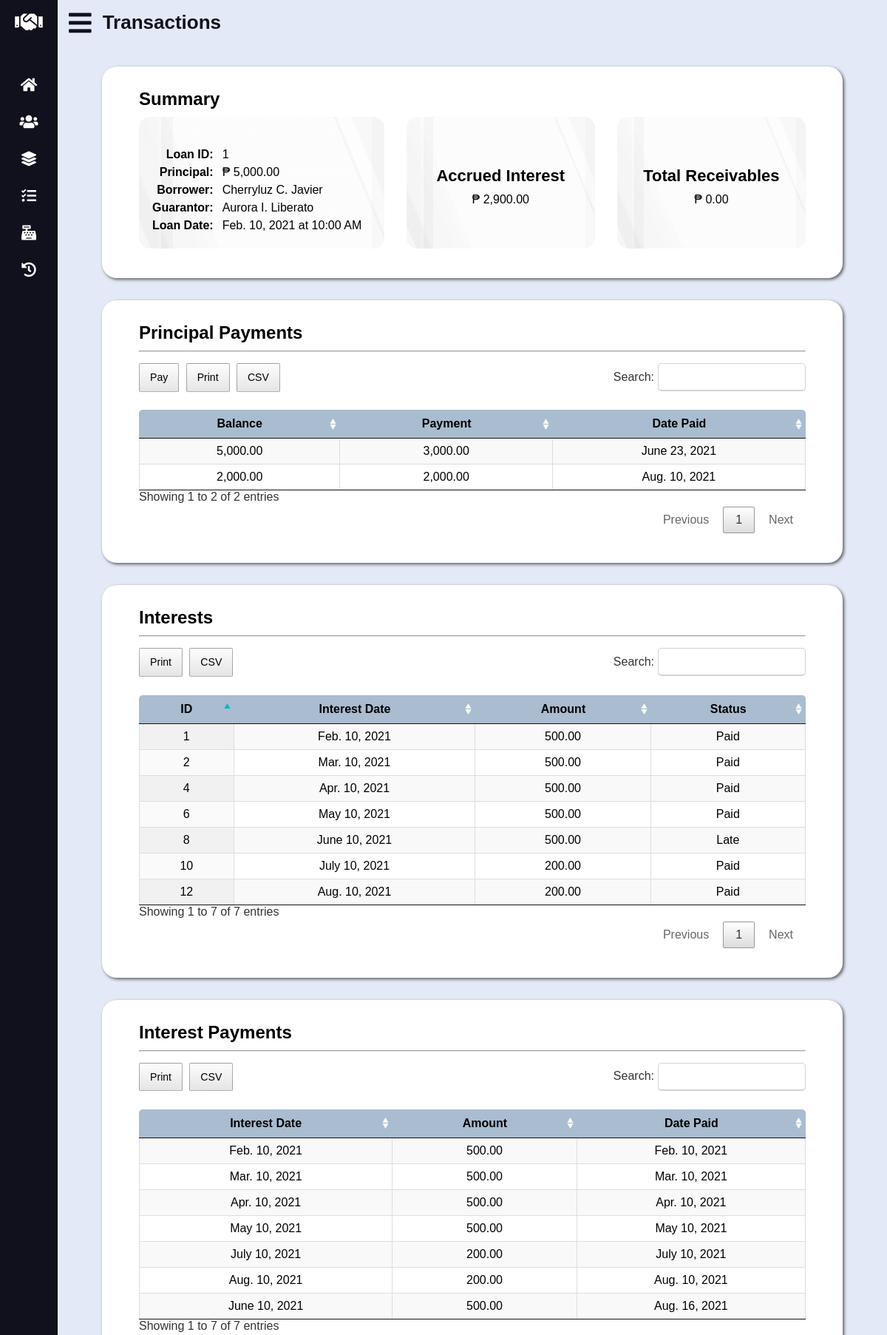
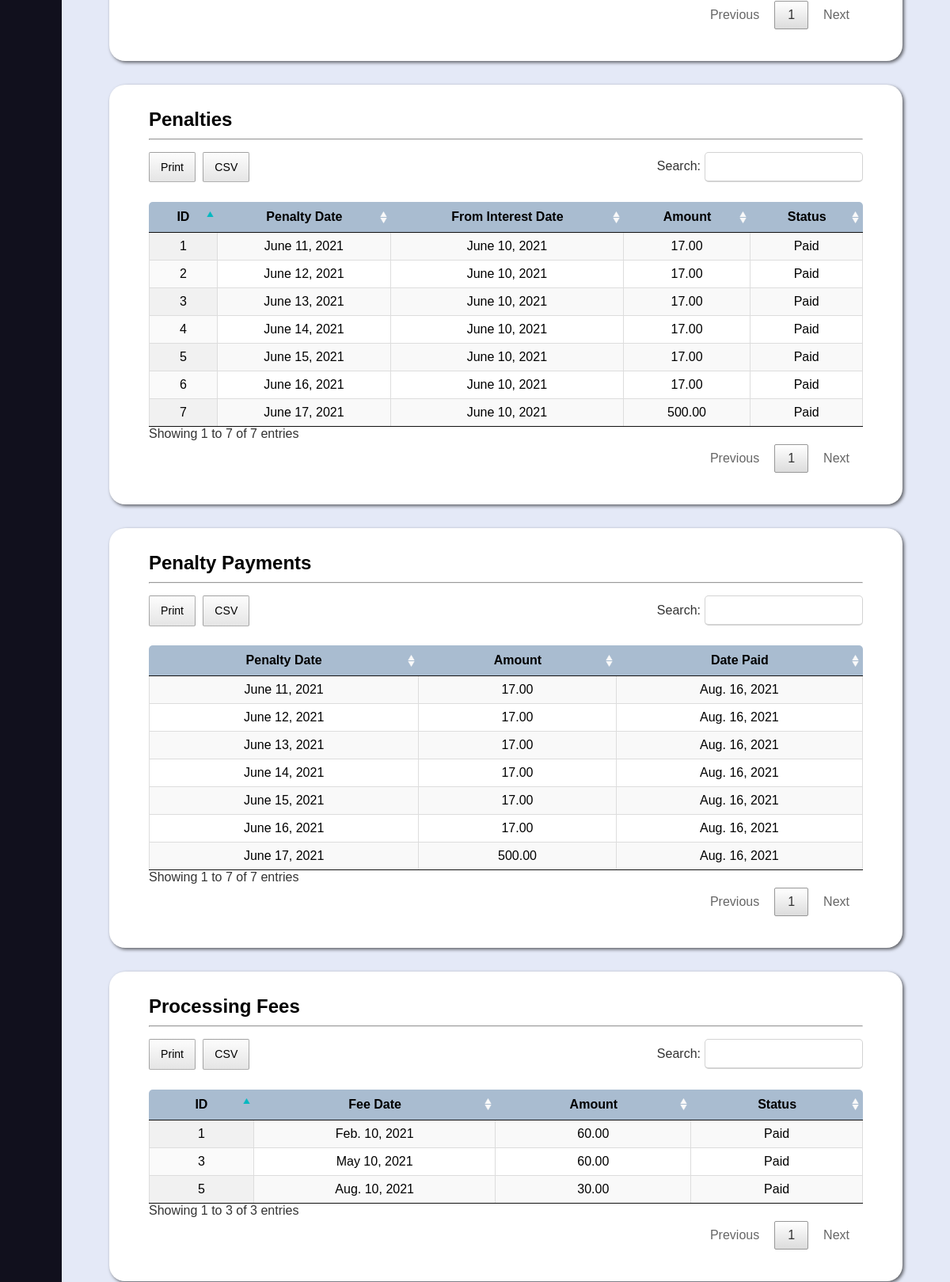
The page /loan-details.php?id=1 (upper part) on the database its author committed (2 pictures, top to bottom).
### tables this page shows
CREATE TABLE `loan` (
	`loan_id` INT UNSIGNED AUTO_INCREMENT PRIMARY KEY,
	`borrower_id` INT UNSIGNED NOT NULL,
	`guarantor_id` INT UNSIGNED NOT NULL,
	`loan_date_time` DATETIME NOT NULL DEFAULT (NOW()),
	`principal` DECIMAL(10, 2) NOT NULL,
	`status` ENUM('Active', 'Closed') DEFAULT 'Active' NOT NULL,
	`proof` CHAR(10) NOT NULL,
	`collateral` CHAR(10),
	`cycle_id` YEAR DEFAULT (YEAR(CURDATE())),

	CONSTRAINT fk_loan_borrower_id FOREIGN KEY (`borrower_id`)
		REFERENCES `data_subject` (`data_subject_id`)
		ON UPDATE CASCADE
		ON DELETE RESTRICT,
	CONSTRAINT fk_loan_guarantor_id FOREIGN KEY (`guarantor_id`)
		REFERENCES `guarantor` (`guarantor_id`)
		ON UPDATE CASCADE
		ON DELETE RESTRICT,
	CONSTRAINT fk_loan_cycle_id FOREIGN KEY (`cycle_id`)
		REFERENCES `cycle` (`cycle_id`)
		ON UPDATE CASCADE
		ON DELETE RESTRICT
);

CREATE TABLE `principal_payment` (
	`principal_payment_id` INT UNSIGNED AUTO_INCREMENT PRIMARY KEY,
	`amount` DECIMAL(10, 2) NOT NULL,
	`date_time_paid` DATETIME NOT NULL DEFAULT (NOW()),
	`loan_id` INT UNSIGNED NOT NULL,

	CONSTRAINT fk_principal_payment_loan_id FOREIGN KEY (`loan_id`)
		REFERENCES `loan` (`loan_id`)
		ON UPDATE CASCADE
		ON DELETE RESTRICT
);

CREATE TABLE `interest` (
	`interest_id` INT UNSIGNED AUTO_INCREMENT PRIMARY KEY,
	`interest_date` DATE NOT NULL DEFAULT (CURDATE()),
	`amount` DECIMAL(9, 2) NOT NULL,
	`status` ENUM('Paid', 'Pending', 'Overdue', 'Late') DEFAULT 'Pending' NOT NULL,
	`loan_id` INT UNSIGNED NOT NULL,

	CONSTRAINT fk_interest_loan_id FOREIGN KEY (`loan_id`)
		REFERENCES `loan` (`loan_id`)
		ON UPDATE CASCADE
		ON DELETE RESTRICT
);

CREATE TABLE `interest_payment` (
	`interest_payment_id` INT UNSIGNED AUTO_INCREMENT PRIMARY KEY,
	`amount` DECIMAL(9, 2) NOT NULL,
	`date_time_paid` DATETIME NOT NULL DEFAULT (NOW()),
	`interest_id` INT UNSIGNED NOT NULL,

	CONSTRAINT fk_interest_payment_interest_id FOREIGN KEY (`interest_id`)
		REFERENCES `interest` (`interest_id`)
		ON UPDATE CASCADE
		ON DELETE RESTRICT
);

CREATE TABLE `penalty` (
	`penalty_id` INT UNSIGNED AUTO_INCREMENT PRIMARY KEY,
	`penalty_date` DATE NOT NULL,
	`amount` DECIMAL(9, 2) NOT NULL,
	`status` ENUM('Paid', 'Pending') DEFAULT 'Pending' NOT NULL,
	`interest_id` INT UNSIGNED NOT NULL,
	`loan_id` INT UNSIGNED NOT NULL,

	CONSTRAINT fk_penalty_interest_id FOREIGN KEY (`interest_id`)
		REFERENCES `interest` (`interest_id`)
		ON UPDATE CASCADE
		ON DELETE RESTRICT,
	CONSTRAINT fk_penalty_loan_id FOREIGN KEY (`loan_id`)
		REFERENCES `loan` (`loan_id`)
		ON UPDATE CASCADE
		ON DELETE RESTRICT
);

CREATE TABLE `penalty_payment` (
	`penalty_payment_id` INT UNSIGNED AUTO_INCREMENT PRIMARY KEY,
	`amount` DECIMAL(9, 2) NOT NULL,
	`date_time_paid` DATETIME NOT NULL DEFAULT (NOW()),
	`penalty_id` INT UNSIGNED NOT NULL,

	CONSTRAINT fk_penalty_payment_penalty_id FOREIGN KEY (`penalty_id`)
		REFERENCES `penalty` (`penalty_id`)
		ON UPDATE CASCADE
		ON DELETE RESTRICT
);

CREATE TABLE `processing_fee` (
	`processing_fee_id` INT UNSIGNED AUTO_INCREMENT PRIMARY KEY,
	`processing_fee_date` DATE NOT NULL DEFAULT (CURDATE()),
	`amount` DECIMAL(8, 2) NOT NULL,
	`status` ENUM('Paid', 'Pending') DEFAULT 'Pending' NOT NULL,
	`loan_id` INT UNSIGNED NOT NULL,

	CONSTRAINT fk_processing_fee_loan_id FOREIGN KEY (`loan_id`)
		REFERENCES `loan` (`loan_id`)
		ON UPDATE CASCADE
		ON DELETE RESTRICT
);

### loan-details.php (the view, shortened to what the rows shown need)
<?php
	if (isset($_GET["id"]))
		$id = $_GET["id"];
	else {
		echo "<script>alert('Sorry, something went wrong!');</script>";
		echo "<script>window.location.replace('transactions.php');</script>";
	}
	require_once "lib/database-handler.php";
	require_once "lib/conversion-util.php";
	require_once "models/Transaction.php";
	require_once "models/Loan.php";
	require_once "models/Interest.php";
	require_once "models/Penalty.php";
	require_once "models/ProcessingFee.php";
	$converter = new Converter();
	$loan = new Loan();
	$interest = new Interest();
	$penalty = new Penalty();
	$processing_fee = new ProcessingFee();
	$loan_record = $loan->getLoan($id);
	$principal_payments = $loan->getPrincipalPayments($id);
	$interests = $interest->getInterests($id);
	$interest_payments = $interest->getInterestPayments($id);
	$penalties = $penalty->getPenalties($id);
	$penalty_payments = $penalty->getPenaltyPayments($id);
	$processing_fees = $processing_fee->getProcessingFees($id);
?>
<!DOCTYPE html>
<html lang="en">
<head>
	<link rel="stylesheet" type="text/css" href="css/all.min.css" />
	<link rel="stylesheet" type="text/css" href="css/datatables.min.css" />
	<link rel="stylesheet" type="text/css" href="css/tingle.min.css" />
	<link rel="stylesheet" type="text/css" href="css/style.css" />
	<link rel="stylesheet" type="text/css" href="css/vertical-nav-bar.css" />
	<link rel="stylesheet" type="text/css" href="css/tables.css" />
	<link rel="stylesheet" type="text/css" href="css/forms.css" />
	<link rel="stylesheet" type="text/css" href="css/loan-details.css" />
	<link rel="stylesheet" type="text/css" href="css/media-queries.css" />
</head>
<body>
	<main>
		<header>
			<h2 class="text">Transactions</h2>
		</header>
			<div id="summary-details"><?php require "inc/loan-info.php"; ?></div>
		<section id="summary">
			<div class="grid-wrapper">
				<?php require "inc/loan-info.php"; ?>
			</div>
		</section>
		<section id="principal-payments">
			<table id="principal-payments-tbl" class="display cell-border" width="100%">
				<thead>
					<tr>
						<th>Balance</th>
						<th>Payment</th>
						<th>Date Paid</th>
					</tr>
				</thead>
				<tbody>
					<?php foreach ($principal_payments as $pp): ?>
					<tr>
						<td>
							<?php
								echo number_format(
									$loan->getPrincipalBalanceByDateTime($pp->loan_id, $pp->date_time_paid), 2, ".", ","
								);
							?>
						</td>
						<td><?php echo number_format($pp->amount, 2, ".", ","); ?></td>
						<td><?php echo $converter->shortToLongDate($pp->date_time_paid); ?></td>
					</tr>
					<?php endforeach; ?>
				</tbody>
			</table>
		</section>
		<section id="interests">
			<table id="interests-tbl" class="display cell-border" width="100%">
				<thead>
					<tr>
						<th>ID</th>
						<th>Interest Date</th>
						<th>Amount</th>
						<th>Status</th>
					</tr>
				</thead>
				<tbody>
					<?php foreach ($interests as $i): ?>
					<tr>
						<td><?php echo $i->interest_id; ?></td>
						<td><?php echo $converter->shortToLongDate($i->interest_date); ?></td>
						<td><?php echo number_format($i->amount, 2, ".", ","); ?></td>
						<?php if ($i->status == "Paid" || $i->status == "Late"): ?>
						<td><?php echo $i->status; ?></td>
						<?php endif; ?>
					</tr>
					<?php endforeach; ?>
				</tbody>
			</table>
		</section>
		<section id="interest-payments">
			<table id="interest-payments-tbl" class="display cell-border" width="100%">
				<thead>
					<tr>
						<th>Interest Date</th>
						<th>Amount</th>
						<th>Date Paid</th>
					</tr>
				</thead>
				<tbody>
					<?php foreach ($interest_payments as $ip): ?>
					<tr>
						<td><?php echo $converter->shortToLongDate($ip->interest_date); ?></td>
						<td><?php echo number_format($ip->amount, 2, ".", ","); ?></td>
						<td><?php echo $converter->shortToLongDate($ip->date_time_paid); ?></td>
					</tr>
					<?php endforeach; ?>
				</tbody>
			</table>
		</section>
		<section id="penalties">
			<table id="penalties-tbl" class="display cell-border" width="100%">
				<thead>
					<tr>
						<th>ID</th>
						<th>Penalty Date</th>
						<th>From Interest Date</th>
						<th>Amount</th>
						<th>Status</th>
					</tr>
				</thead>
				<tbody>
					<?php foreach ($penalties as $p): ?>
					<tr>
						<td><?php echo $p->penalty_id; ?></td>
						<td><?php echo $converter->shortToLongDate($p->penalty_date); ?></td>
						<td><?php echo $converter->shortToLongDate($p->interest_date); ?></td>
						<td><?php echo number_format($p->amount, 2, ".", ","); ?></td>
						<?php if ($p->status == "Paid"): ?>
						<td><?php echo $p->status; ?></td>
						<?php endif; ?>
					</tr>
					<?php endforeach; ?>
				</tbody>
			</table>
		</section>
		<section id="penalty-payments">
			<table id="penalty-payments-tbl" class="display cell-border" width="100%">
				<thead>
					<tr>
						<th>Penalty Date</th>
						<th>Amount</th>
						<th>Date Paid</th>
					</tr>
				</thead>
				<tbody>
					<?php foreach ($penalty_payments as $pp): ?>
					<tr>
						<td><?php echo $converter->shortToLongDate($pp->penalty_date); ?></td>
						<td><?php echo number_format($pp->amount, 2, ".", ","); ?></td>
						<td><?php echo $converter->shortToLongDate($pp->date_time_paid); ?></td>
					</tr>
					<?php endforeach; ?>
				</tbody>
			</table>
		</section>
		<section id="processing-fees">
			<table id="processing-fees-tbl" class="display cell-border" width="100%">
				<thead>
					<tr>
						<th>ID</th>
						<th>Fee Date</th>
						<th>Amount</th>
						<th>Status</th>
					</tr>
				</thead>
				<tbody>
					<?php foreach ($processing_fees as $pf): ?>
					<tr>
						<td><?php echo $pf->processing_fee_id; ?></td>
						<td><?php echo $converter->shortToLongDate($pf->processing_fee_date); ?></td>
						<td><?php echo number_format($pf->amount, 2, ".", ","); ?></td>
						<?php if ($pf->status == "Paid"): ?>
						<td><?php echo $pf->status; ?></td>
						<?php endif; ?>
					</tr>
					<?php endforeach; ?>
				</tbody>
			</table>
		</section>
	</main>
</body>
</html>

### inc/loan-info.php (shortened to what the rows shown need)
<table>
	<tr>
		<th>Loan ID:</th>
	</tr>
	<tr>
		<th>Principal:</th>
		<td><span>&#8369;</span> <?php echo number_format($loan_record->principal, 2, ".", ","); ?></td>
	</tr>
	<tr>
		<th>Borrower:</th>
	</tr>
	<tr>
		<th>Guarantor:</th>
	</tr>
	<tr>
		<th>Loan Date:</th>
		<td><?php echo $converter->shortToLongDateTime($loan_record->loan_date_time); ?></td>
	</tr>
</table>

### rows shown on the page
loan: principal "5,000.00", loan_date_time "Feb. 10, 2021 at 10:00 AM"
principal_payment: date_time_paid "5,000.00", amount "3,000.00", date_time_paid "June 23, 2021"
principal_payment: date_time_paid "2,000.00", amount "2,000.00", date_time_paid "Aug. 10, 2021"
interest: interest_id "1", interest_date "Feb. 10, 2021", amount "500.00", status "Paid"
interest: interest_id "2", interest_date "Mar. 10, 2021", amount "500.00", status "Paid"
interest: interest_id "4", interest_date "Apr. 10, 2021", amount "500.00", status "Paid"
interest: interest_id "6", interest_date "May 10, 2021", amount "500.00", status "Paid"
interest: interest_id "8", interest_date "June 10, 2021", amount "500.00", status "Late"
interest: interest_id "10", interest_date "July 10, 2021", amount "200.00", status "Paid"
interest: interest_id "12", interest_date "Aug. 10, 2021", amount "200.00", status "Paid"
interest_payment: interest.interest_date "Feb. 10, 2021", amount "500.00", date_time_paid "Feb. 10, 2021"
interest_payment: interest.interest_date "Mar. 10, 2021", amount "500.00", date_time_paid "Mar. 10, 2021"
interest_payment: interest.interest_date "Apr. 10, 2021", amount "500.00", date_time_paid "Apr. 10, 2021"
interest_payment: interest.interest_date "May 10, 2021", amount "500.00", date_time_paid "May 10, 2021"
interest_payment: interest.interest_date "July 10, 2021", amount "200.00", date_time_paid "July 10, 2021"
interest_payment: interest.interest_date "Aug. 10, 2021", amount "200.00", date_time_paid "Aug. 10, 2021"
interest_payment: interest.interest_date "June 10, 2021", amount "500.00", date_time_paid "Aug. 16, 2021"
penalty: penalty_id "1", penalty_date "June 11, 2021", interest.interest_date "June 10, 2021", amount "17.00", status "Paid"
penalty: penalty_id "2", penalty_date "June 12, 2021", interest.interest_date "June 10, 2021", amount "17.00", status "Paid"
penalty: penalty_id "3", penalty_date "June 13, 2021", interest.interest_date "June 10, 2021", amount "17.00", status "Paid"
penalty: penalty_id "4", penalty_date "June 14, 2021", interest.interest_date "June 10, 2021", amount "17.00", status "Paid"
penalty: penalty_id "5", penalty_date "June 15, 2021", interest.interest_date "June 10, 2021", amount "17.00", status "Paid"
penalty: penalty_id "6", penalty_date "June 16, 2021", interest.interest_date "June 10, 2021", amount "17.00", status "Paid"
penalty: penalty_id "7", penalty_date "June 17, 2021", interest.interest_date "June 10, 2021", amount "500.00", status "Paid"
penalty_payment: penalty.penalty_date "June 11, 2021", amount "17.00", date_time_paid "Aug. 16, 2021"
penalty_payment: penalty.penalty_date "June 12, 2021", amount "17.00", date_time_paid "Aug. 16, 2021"
penalty_payment: penalty.penalty_date "June 13, 2021", amount "17.00", date_time_paid "Aug. 16, 2021"
penalty_payment: penalty.penalty_date "June 14, 2021", amount "17.00", date_time_paid "Aug. 16, 2021"
penalty_payment: penalty.penalty_date "June 15, 2021", amount "17.00", date_time_paid "Aug. 16, 2021"
penalty_payment: penalty.penalty_date "June 16, 2021", amount "17.00", date_time_paid "Aug. 16, 2021"
penalty_payment: penalty.penalty_date "June 17, 2021", amount "500.00", date_time_paid "Aug. 16, 2021"
processing_fee: processing_fee_id "1", processing_fee_date "Feb. 10, 2021", amount "60.00", status "Paid"
processing_fee: processing_fee_id "3", processing_fee_date "May 10, 2021", amount "60.00", status "Paid"
processing_fee: processing_fee_id "5", processing_fee_date "Aug. 10, 2021", amount "30.00", status "Paid"

### other values the page prints
$id "1"
$data_subject->getName($loan_record->borrower_id) "Cherryluz C. Javier"
$data_subject->getName($loan_record->guarantor_id) "Aurora I. Liberato"
$accrued_interest "2,900.00"
$total_receivables "0.00"
